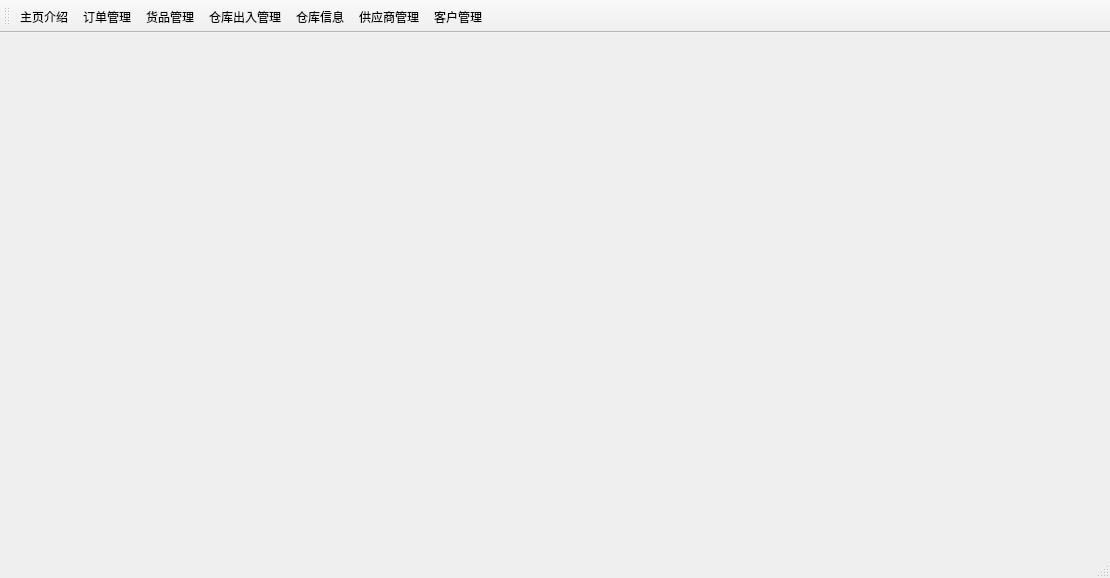
<?xml version="1.0" encoding="UTF-8"?>
<ui version="4.0">
 <class>MainWindow</class>
 <widget class="QMainWindow" name="MainWindow">
  <property name="geometry">
   <rect>
    <x>0</x>
    <y>0</y>
    <width>1110</width>
    <height>578</height>
   </rect>
  </property>
  <property name="windowTitle">
   <string>MainWindow</string>
  </property>
  <widget class="QWidget" name="centralwidget">
   <layout class="QGridLayout" name="gridLayout">
    <item row="0" column="0">
     <widget class="QStackedWidget" name="stackedWidget">
      <property name="currentIndex">
       <number>0</number>
      </property>
      <widget class="QWidget" name="page"/>
      <widget class="QWidget" name="page_2"/>
     </widget>
    </item>
   </layout>
  </widget>
  <widget class="QStatusBar" name="statusbar"/>
  <widget class="QToolBar" name="toolBar">
   <property name="windowTitle">
    <string>toolBar</string>
   </property>
   <property name="allowedAreas">
    <set>Qt::LeftToolBarArea</set>
   </property>
   <attribute name="toolBarArea">
    <enum>TopToolBarArea</enum>
   </attribute>
   <attribute name="toolBarBreak">
    <bool>false</bool>
   </attribute>
   <addaction name="actionhomepage"/>
   <addaction name="actionordermanage"/>
   <addaction name="actiongoodmanege"/>
   <addaction name="actionstashmanage"/>
   <addaction name="actionStashAndGood"/>
   <addaction name="actionsuppliermanage"/>
   <addaction name="actioncustommanage"/>
  </widget>
  <action name="actionstashmanage">
   <property name="checkable">
    <bool>true</bool>
   </property>
   <property name="text">
    <string>仓库出入管理</string>
   </property>
  </action>
  <action name="actiongoodmanege">
   <property name="checkable">
    <bool>true</bool>
   </property>
   <property name="text">
    <string>货品管理</string>
   </property>
  </action>
  <action name="actionordermanage">
   <property name="checkable">
    <bool>true</bool>
   </property>
   <property name="text">
    <string>订单管理</string>
   </property>
  </action>
  <action name="actionhomepage">
   <property name="checkable">
    <bool>true</bool>
   </property>
   <property name="text">
    <string>主页介绍</string>
   </property>
  </action>
  <action name="actionsuppliermanage">
   <property name="checkable">
    <bool>true</bool>
   </property>
   <property name="text">
    <string>供应商管理</string>
   </property>
  </action>
  <action name="actioncustommanage">
   <property name="checkable">
    <bool>true</bool>
   </property>
   <property name="text">
    <string>客户管理</string>
   </property>
  </action>
  <action name="actionStashAndGood">
   <property name="checkable">
    <bool>true</bool>
   </property>
   <property name="text">
    <string>仓库信息</string>
   </property>
  </action>
 </widget>
 <resources/>
 <connections/>
</ui>
